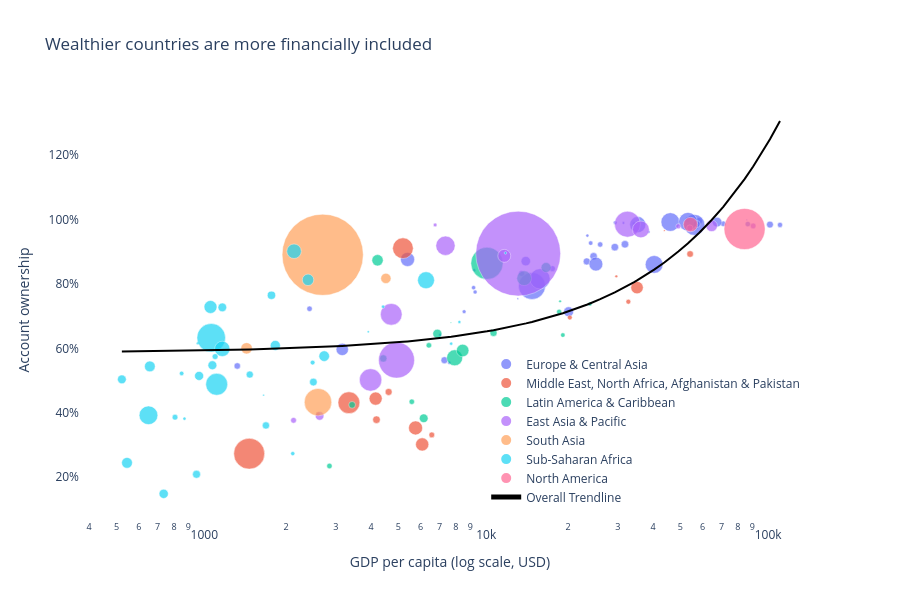

Notebook cell for this chart:
### Markdown cell above
## Scatter plot: GDP per capita vs. account ownership

### Code cell
# Drop rows missing either variable for the scatter
from matplotlib.pyplot import scatter


scatter_data = merged.dropna(subset=["gdp_per_capita", "percent_with_fin_account"])

scatter.fig = px.scatter(
    scatter_data,
    x="gdp_per_capita",
    y="percent_with_fin_account",
    color="region_geo",                   # color by region tells the story
    size="adult_pop",                     # bubble size = adult population
    size_max=60,
    hover_name="country",
    hover_data={
        "gdp_per_capita": ":$,.0f",
        "percent_with_fin_account": ":.0%",
        "adult_pop": ":,.0f",
        "region_geo": False,              # hide since it's already the color
    },
    log_x=True,                            # critical — GDP spans 3 orders of magnitude
    title="Wealthier countries are more financially included",
    labels={
        "gdp_per_capita": "GDP per capita (log scale, USD)",
        "percent_with_fin_account": "Account ownership",
        "region_geo": "Region",
    },
    trendline="ols",                       # log-linear fit
    trendline_scope="overall",             # one fit across all countries, not per region
    trendline_color_override="black",
)

scatter.fig.update_traces(marker=dict(line=dict(width=0.5, color="white")))
scatter.fig.update_layout(
    yaxis_tickformat=".0%",
    height=600,
    plot_bgcolor="white",
    legend=dict(title="", yanchor="bottom", y=0.02, xanchor="right", x=0.98),
)
scatter.fig.show()

scatter.fig.write_html("../outputs/gdp_vs_account_ownership_scatter.html")

### Figure 1 — Plotly figure (JSON) as saved in the notebook; plotly's stock layout.template omitted (floating-point values rounded to 4 significant figures; data arrays with more than 128 entries replaced by an {"elided": "..."} marker saying what was removed)
{"data": [{"customdata": [[2278004, "Europe & Central Asia"], [2406318, "Europe & Central Asia"], [7825678, "Europe & Central Asia"], [7885113, "Europe & Central Asia"], [9867164, "Europe & Central Asia"], [2764009, "Europe & Central Asia"], [5509377, "Europe & Central Asia"], [3313982, "Europe & Central Asia"], [1129055, "Europe & Central Asia"], [9161251, "Europe & Central Asia"], [5003352, "Europe & Central Asia"], [1151475, "Europe & Central Asia"], [4749954, "Europe & Central Asia"], [56825584, "Europe & Central Asia"], [2933716, "Europe & Central Asia"], [71691113, "Europe & Central Asia"], [8991800, "Europe & Central Asia"], [8202714, "Europe & Central Asia"], [322325, "Europe & Central Asia"], [4298252, "Europe & Central Asia"], [51829051, "Europe & Central Asia"], [14324777, "Europe & Central Asia"], [1382360, "Europe & Central Asia"], [4780143, "Europe & Central Asia"], [1582835, "Europe & Central Asia"], [2444088, "Europe & Central Asia"], [1966418, "Europe & Central Asia"], [503215, "Europe & Central Asia"], [15164931, "Europe & Central Asia"], [1515847, "Europe & Central Asia"], [4608487, "Europe & Central Asia"], [31148749, "Europe & Central Asia"], [9214262, "Europe & Central Asia"], [16033507, "Europe & Central Asia"], [118635010, "Europe & Central Asia"], [5672737, "Europe & Central Asia"], [4563499, "Europe & Central Asia"], [1803880, "Europe & Central Asia"], [41937630, "Europe & Central Asia"], [8719085, "Europe & Central Asia"], [7553903, "Europe & Central Asia"], [6596875, "Europe & Central Asia"], [66691005, "Europe & Central Asia"], [32338724, "Europe & Central Asia"], [56450851, "Europe & Central Asia"], [24646062, "Europe & Central Asia"]], "hovertemplate": "<b>%{hovertext}</b><br><br>GDP per capita (log scale, USD)=%{x:$,.0f}<br>Account ownership=%{y:.0%}<br>adult_pop=%{customdata[0]:,.0f}<extra></extra>", "hovertext": ["Albania", "Armenia", "Austria", "Azerbaijan", "Belgium", "Bosnia and Herzegovina", "Bulgaria", "Croatia", "Cyprus", "Czechia", "Denmark", "Estonia", "Finland", "France", "Georgia", "Germany", "Greece", "Hungary", "Iceland", "Ireland", "Italy", "Kazakhstan", "Kosovo", "Kyrgyz Republic", "Latvia", "Lithuania", "Moldova", "Montenegro", "Netherlands", "North Macedonia", "Norway", "Poland", "Portugal", "Romania", "Russian Federation", "Serbia", "Slovak Republic", "Slovenia", "Spain", "Sweden", "Switzerland", "Tajikistan", "Turkiye", "Ukraine", "United Kingdom", "Uzbekistan"], "legendgroup": "Europe & Central Asia", "marker": {"color": "#636efa", "line": {"color": "white", "width": 0.5}, "size": [2278004, 2406318, 7825678, 7885113, 9867164, 2764009, 5509377, 3313982, 1129055, 9161251, 5003352, 1151475, 4749954, 56825584, 2933716, 71691113, 8991800, 8202714, 322325, 4298252, 51829051, 14324777, 1382360, 4780143, 1582835, 2444088, 1966418, 503215, 15164931, 1515847, 4608487, 31148749, 9214262, 16033507, 118635010, 5672737, 4563499, 1803880, 41937630, 8719085, 7553903, 6596875, 66691005, 32338724, 56450851, 24646062], "sizemode": "area", "sizeref": 326900.0, "symbol": "circle"}, "mode": "markers", "name": "Europe & Central Asia", "orientation": "v", "showlegend": true, "type": "scatter", "x": [11380.0, 8556.0, 58270.0, 7284.0, 56610.0, 9359.0, 17600.0, 24050.0, 38670.0, 31820.0, 71030.0, 31430.0, 53150.0, 46100.0, 9241.0, 56100.0, 24630.0, 23290.0, 86040.0, 112900.0, 40390.0, 14150.0, 7023.0, 2420.0, 23410.0, 29380.0, 7576.0, 13260.0, 67520.0, 9292.0, 86790.0, 25100.0, 29290.0, 20080.0, 14890.0, 13680.0, 25990.0, 34300.0, 35330.0, 57120.0, 104000.0, 1341.0, 15890.0, 5389.0, 53250.0, 3162.0], "xaxis": "x", "y": [0.4607, 0.7137, 0.9951, 0.563, 0.9824, 0.7746, 0.8472, 0.9264, 0.9613, 0.9228, 0.9865, 0.989, 0.9984, 0.9919, 0.7882, 0.983, 0.8855, 0.8696, 0.9985, 0.9829, 0.8602, 0.8705, 0.6416, 0.7226, 0.9497, 0.9899, 0.5554, 0.7541, 0.9917, 0.8425, 0.9856, 0.8614, 0.914, 0.7134, 0.7934, 0.8325, 0.9222, 0.9875, 0.9838, 0.9857, 0.9841, 0.5452, 0.8155, 0.8758, 0.9928, 0.5966], "yaxis": "y"}, {"customdata": [[32019804, "Middle East, North Africa, Afghanistan & Pakistan"], [1277545, "Middle East, North Africa, Afghanistan & Pakistan"], [77385958, "Middle East, North Africa, Afghanistan & Pakistan"], [69914781, "Middle East, North Africa, Afghanistan & Pakistan"], [28355455, "Middle East, North Africa, Afghanistan & Pakistan"], [7062352, "Middle East, North Africa, Afghanistan & Pakistan"], [7867178, "Middle East, North Africa, Afghanistan & Pakistan"], [3950546, "Middle East, North Africa, Afghanistan & Pakistan"], [5262910, "Middle East, North Africa, Afghanistan & Pakistan"], [480050, "Middle East, North Africa, Afghanistan & Pakistan"], [27893979, "Middle East, North Africa, Afghanistan & Pakistan"], [3775451, "Middle East, North Africa, Afghanistan & Pakistan"], [155833628, "Middle East, North Africa, Afghanistan & Pakistan"], [25248449, "Middle East, North Africa, Afghanistan & Pakistan"], [9219268, "Middle East, North Africa, Afghanistan & Pakistan"], [3183655, "Middle East, North Africa, Afghanistan & Pakistan"]], "hovertemplate": "<b>%{hovertext}</b><br><br>GDP per capita (log scale, USD)=%{x:$,.0f}<br>Account ownership=%{y:.0%}<br>adult_pop=%{customdata[0]:,.0f}<extra></extra>", "hovertext": ["Algeria", "Bahrain", "Egypt, Arab Rep.", "Iran, Islamic Rep.", "Iraq", "Israel", "Jordan", "Kuwait", "Libya", "Malta", "Morocco", "Oman", "Pakistan", "Saudi Arabia", "Tunisia", "West Bank and Gaza"], "legendgroup": "Middle East, North Africa, Afghanistan & Pakistan", "marker": {"color": "#EF553B", "line": {"color": "white", "width": 0.5}, "size": [32019804, 1277545, 77385958, 69914781, 28355455, 7062352, 7867178, 3950546, 5262910, 480050, 27893979, 3775451, 155833628, 25248449, 9219268, 3183655], "sizemode": "area", "sizeref": 326900.0, "symbol": "circle"}, "mode": "markers", "name": "Middle East, North Africa, Afghanistan & Pakistan", "orientation": "v", "showlegend": true, "type": "scatter", "x": [5753.0, 29650.0, 3338.0, 5190.0, 6074.0, 54180.0, 4618.0, 32720.0, 6569.0, 43900.0, 4153.0, 20290.0, 1479.0, 35120.0, 4181.0, 2592.0], "xaxis": "x", "y": [0.3529, 0.8232, 0.4311, 0.9106, 0.3016, 0.8927, 0.4646, 0.7446, 0.3312, 0.9656, 0.4439, 0.6954, 0.273, 0.7884, 0.3784, 0.3962], "yaxis": "y"}, {"customdata": [[35433130, "Latin America & Caribbean "], [300138, "Latin America & Caribbean "], [8553476, "Latin America & Caribbean "], [169047814, "Latin America & Caribbean "], [16241277, "Latin America & Caribbean "], [41544122, "Latin America & Caribbean "], [4118576, "Latin America & Caribbean "], [8281568, "Latin America & Caribbean "], [13484219, "Latin America & Caribbean "], [4718943, "Latin America & Caribbean "], [12299923, "Latin America & Caribbean "], [7345357, "Latin America & Caribbean "], [97411242, "Latin America & Caribbean "], [4830854, "Latin America & Caribbean "], [3331755, "Latin America & Caribbean "], [4874331, "Latin America & Caribbean "], [25601447, "Latin America & Caribbean "], [1120989, "Latin America & Caribbean "], [2755004, "Latin America & Caribbean "], [20899114, "Latin America & Caribbean "]], "hovertemplate": "<b>%{hovertext}</b><br><br>GDP per capita (log scale, USD)=%{x:$,.0f}<br>Account ownership=%{y:.0%}<br>adult_pop=%{customdata[0]:,.0f}<extra></extra>", "hovertext": ["Argentina", "Belize", "Bolivia", "Brazil", "Chile", "Colombia", "Costa Rica", "Dominican Republic", "Ecuador", "El Salvador", "Guatemala", "Honduras", "Mexico", "Nicaragua", "Panama", "Paraguay", "Peru", "Trinidad and Tobago", "Uruguay", "Venezuela, RB"], "legendgroup": "Latin America & Caribbean ", "marker": {"color": "#00cc96", "line": {"color": "white", "width": 0.5}, "size": [35433130, 300138, 8553476, 169047814, 16241277, 41544122, 4118576, 8281568, 13484219, 4718943, 12299923, 7345357, 97411242, 4830854, 3331755, 4874331, 25601447, 1120989, 2755004, 20899114], "sizemode": "area", "sizeref": 326900.0, "symbol": "circle"}, "mode": "markers", "name": "Latin America & Caribbean ", "orientation": "v", "showlegend": true, "type": "scatter", "x": [13970.0, 7681.0, 4421.0, 10310.0, 16710.0, 7919.0, 18590.0, 10880.0, 6875.0, 5580.0, 6150.0, 3426.0, 14190.0, 2848.0, 19160.0, 6416.0, 8452.0, 18730.0, 23910.0, 4218.0], "xaxis": "x", "y": [0.8174, 0.6797, 0.5685, 0.8638, 0.8507, 0.5706, 0.7135, 0.6478, 0.6451, 0.434, 0.3828, 0.4244, 0.5303, 0.2347, 0.641, 0.6092, 0.5931, 0.7459, 0.7375, 0.8732], "yaxis": "y"}, {"customdata": [[21852264, "East Asia & Pacific"], [12177453, "East Asia & Pacific"], [1176678702, "East Asia & Pacific"], [6729811, "East Asia & Pacific"], [211076339, "East Asia & Pacific"], [110011344, "East Asia & Pacific"], [46039322, "East Asia & Pacific"], [5322750, "East Asia & Pacific"], [27297352, "East Asia & Pacific"], [2344987, "East Asia & Pacific"], [4263369, "East Asia & Pacific"], [82023644, "East Asia & Pacific"], [5220107, "East Asia & Pacific"], [60882768, "East Asia & Pacific"], [76663207, "East Asia & Pacific"]], "hovertemplate": "<b>%{hovertext}</b><br><br>GDP per capita (log scale, USD)=%{x:$,.0f}<br>Account ownership=%{y:.0%}<br>adult_pop=%{customdata[0]:,.0f}<extra></extra>", "hovertext": ["Australia", "Cambodia", "China", "Hong Kong SAR, China", "Indonesia", "Japan", "Korea, Rep.", "Lao PDR", "Malaysia", "Mongolia", "New Zealand", "Philippines", "Singapore", "Thailand", "Viet Nam"], "legendgroup": "East Asia & Pacific", "marker": {"color": "#ab63fa", "line": {"color": "white", "width": 0.5}, "size": [21852264, 12177453, 1176678702, 6729811, 211076339, 110011344, 46039322, 5322750, 27297352, 2344987, 4263369, 82023644, 5220107, 60882768, 76663207], "sizemode": "area", "sizeref": 326900.0, "symbol": "circle"}, "mode": "markers", "name": "East Asia & Pacific", "orientation": "v", "showlegend": true, "type": "scatter", "x": [64600.0, 2628.0, 13300.0, 54070.0, 4925.0, 32490.0, 36240.0, 2124.0, 11870.0, 6751.0, 49210.0, 3985.0, 90670.0, 7347.0, 4717.0], "xaxis": "x", "y": [0.9801, 0.3903, 0.8938, 0.9731, 0.5633, 0.9852, 0.9689, 0.3765, 0.8869, 0.9828, 0.9786, 0.5018, 0.9797, 0.9182, 0.7055], "yaxis": "y"}, {"customdata": [[122837439, "South Asia"], [1077731602, "South Asia"], [21168213, "South Asia"], [17109247, "South Asia"]], "hovertemplate": "<b>%{hovertext}</b><br><br>GDP per capita (log scale, USD)=%{x:$,.0f}<br>Account ownership=%{y:.0%}<br>adult_pop=%{customdata[0]:,.0f}<extra></extra>", "hovertext": ["Bangladesh", "India", "Nepal", "Sri Lanka"], "legendgroup": "South Asia", "marker": {"color": "#FFA15A", "line": {"color": "white", "width": 0.5}, "size": [122837439, 1077731602, 21168213, 17109247], "sizemode": "area", "sizeref": 326900.0, "symbol": "circle"}, "mode": "markers", "name": "South Asia", "orientation": "v", "showlegend": true, "type": "scatter", "x": [2593.0, 2695.0, 1447.0, 4516.0], "xaxis": "x", "y": [0.4328, 0.8902, 0.5999, 0.8169], "yaxis": "y"}, {"customdata": [[8207504, "Sub-Saharan Africa "], [1679590, "Sub-Saharan Africa "], [13262560, "Sub-Saharan Africa "], [16524096, "Sub-Saharan Africa "], [10289880, "Sub-Saharan Africa "], [532331, "Sub-Saharan Africa "], [57033055, "Sub-Saharan Africa "], [3655093, "Sub-Saharan Africa "], [18301587, "Sub-Saharan Africa "], [816208, "Sub-Saharan Africa "], [78031387, "Sub-Saharan Africa "], [1573811, "Sub-Saharan Africa "], [1598990, "Sub-Saharan Africa "], [21563813, "Sub-Saharan Africa "], [8464230, "Sub-Saharan Africa "], [34616135, "Sub-Saharan Africa "], [1504222, "Sub-Saharan Africa "], [3295997, "Sub-Saharan Africa "], [18851036, "Sub-Saharan Africa "], [12384937, "Sub-Saharan Africa "], [12725942, "Sub-Saharan Africa "], [2860979, "Sub-Saharan Africa "], [1070318, "Sub-Saharan Africa "], [18581790, "Sub-Saharan Africa "], [1858089, "Sub-Saharan Africa "], [13873697, "Sub-Saharan Africa "], [133329232, "Sub-Saharan Africa "], [11094279, "Sub-Saharan Africa "], [5200533, "Sub-Saharan Africa "], [46723498, "Sub-Saharan Africa "], [38155970, "Sub-Saharan Africa "], [5593530, "Sub-Saharan Africa "], [27277834, "Sub-Saharan Africa "], [12029200, "Sub-Saharan Africa "], [9588258, "Sub-Saharan Africa "]], "hovertemplate": "<b>%{hovertext}</b><br><br>GDP per capita (log scale, USD)=%{x:$,.0f}<br>Account ownership=%{y:.0%}<br>adult_pop=%{customdata[0]:,.0f}<extra></extra>", "hovertext": ["Benin", "Botswana", "Burkina Faso", "Cameroon", "Chad", "Comoros", "Congo, Dem. Rep.", "Congo, Rep.", "Cote d'Ivoire", "Eswatini", "Ethiopia", "Gabon", "Gambia, The", "Ghana", "Guinea", "Kenya", "Lesotho", "Liberia", "Madagascar", "Malawi", "Mali", "Mauritania", "Mauritius", "Mozambique", "Namibia", "Niger", "Nigeria", "Senegal", "Sierra Leone", "South Africa", "Tanzania", "Togo", "Uganda", "Zambia", "Zimbabwe"], "legendgroup": "Sub-Saharan Africa ", "marker": {"color": "#19d3f3", "line": {"color": "white", "width": 0.5}, "size": [8207504, 1679590, 13262560, 16524096, 10289880, 532331, 57033055, 3655093, 18301587, 816208, 78031387, 1573811, 1598990, 21563813, 8464230, 34616135, 1504222, 3295997, 18851036, 12384937, 12725942, 2860979, 1070318, 18581790, 1858089, 13873697, 133329232, 11094279, 5200533, 46723498, 38155970, 5593530, 27277834, 12029200, 9588258], "sizemode": "area", "sizeref": 326900.0, "symbol": "circle"}, "mode": "markers", "name": "Sub-Saharan Africa ", "orientation": "v", "showlegend": true, "type": "scatter", "x": [1485.0, 7696.0, 982.0, 1830.0, 961.6, 1663.0, 649.4, 2482.0, 2728.0, 3910.0, 1134.0, 8230.0, 871.3, 2391.0, 1695.0, 2132.0, 971.9, 851.5, 545.0, 522.6, 1095.0, 2110.0, 11990.0, 656.8, 4413.0, 735.3, 1084.0, 1773.0, 806.7, 6267.0, 1187.0, 1119.0, 1078.0, 1187.0, 2497.0], "xaxis": "x", "y": [0.5184, 0.6144, 0.5143, 0.6087, 0.209, 0.4546, 0.3921, 0.5558, 0.5757, 0.6512, 0.4883, 0.6818, 0.3816, 0.8124, 0.3605, 0.9012, 0.6157, 0.5221, 0.2445, 0.5037, 0.5475, 0.2731, 0.896, 0.5439, 0.7292, 0.1483, 0.6326, 0.7646, 0.3862, 0.8113, 0.5983, 0.5743, 0.7283, 0.727, 0.4952], "yaxis": "y"}, {"customdata": [[33960981, "North America"], [275987833, "North America"]], "hovertemplate": "<b>%{hovertext}</b><br><br>GDP per capita (log scale, USD)=%{x:$,.0f}<br>Account ownership=%{y:.0%}<br>adult_pop=%{customdata[0]:,.0f}<extra></extra>", "hovertext": ["Canada", "United States"], "legendgroup": "North America", "marker": {"color": "#FF6692", "line": {"color": "white", "width": 0.5}, "size": [33960981, 275987833], "sizemode": "area", "sizeref": 326900.0, "symbol": "circle"}, "mode": "markers", "name": "North America", "orientation": "v", "showlegend": true, "type": "scatter", "x": [54340.0, 84530.0], "xaxis": "x", "y": [0.984, 0.9702], "yaxis": "y"}, {"hovertemplate": "<b>OLS trendline</b><br>percent_with_fin_account = 6.36316e-06 * gdp_per_capita + 0.58705<br>R<sup>2</sup>=0.446717<br><br>GDP per capita (log scale, USD)=%{x:$,.0f}<br>Account ownership=%{y:.0%} <b>(trend)</b><extra></extra>", "legendgroup": "Overall Trendline", "line": {"color": "black"}, "marker": {"line": {"color": "white", "width": 0.5}}, "mode": "lines", "name": "Overall Trendline", "showlegend": true, "type": "scatter", "x": {"elided": "138 float values"}, "xaxis": "x", "y": {"elided": "138 float values"}, "yaxis": "y"}], "layout": {"height": 600, "legend": {"itemsizing": "constant", "title": {"text": ""}, "tracegroupgap": 0, "x": 0.98, "xanchor": "right", "y": 0.02, "yanchor": "bottom"}, "plot_bgcolor": "white", "title": {"text": "Wealthier countries are more financially included"}, "xaxis": {"anchor": "y", "domain": [0, 1], "title": {"text": "GDP per capita (log scale, USD)"}, "type": "log"}, "yaxis": {"anchor": "x", "domain": [0, 1], "tickformat": ".0%", "title": {"text": "Account ownership"}}}}
